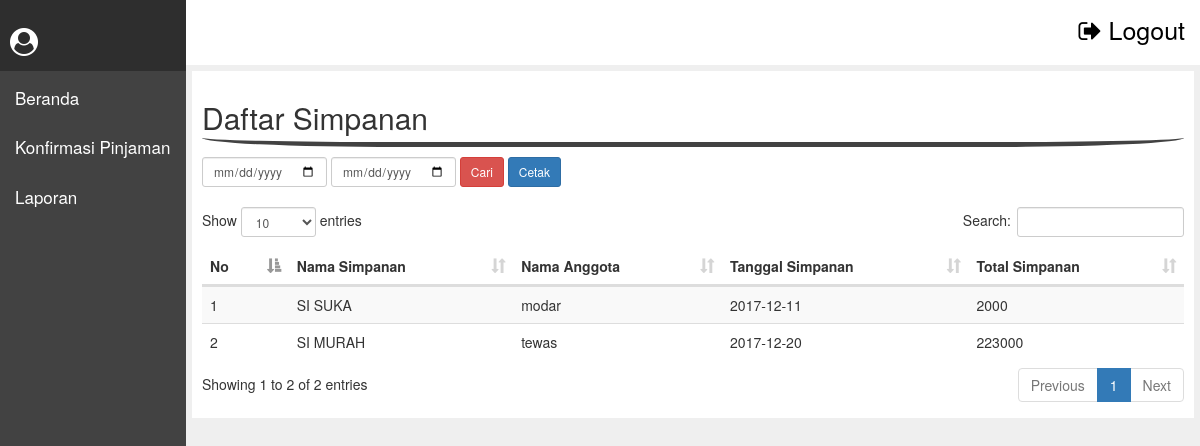
Screenshot of /index.php/simpanan/page/lap_simpanan with the database file from the repository.
### tables this page shows
CREATE TABLE `simpanan` (
  `id_simpanan` varchar(50) NOT NULL,
  `id_kategori_simpanan` varchar(50) NOT NULL,
  `id_anggota` varchar(50) NOT NULL,
  `nama_petugas` varchar(50) NOT NULL,
  `tgl_simpanan` date NOT NULL,
  `total_simpanan` varchar(50) NOT NULL
);

CREATE TABLE `kategori_simpanan` (
  `id_kategori_simpanan` varchar(50) NOT NULL,
  `nama_kategori_simpanan` varchar(50) NOT NULL
);

CREATE TABLE `anggota` (
  `id_anggota` varchar(50) NOT NULL,
  `nama` varchar(50) NOT NULL,
  `alamat` text NOT NULL,
  `tgl_lahir` date NOT NULL,
  `jenis_kelamin` varchar(50) NOT NULL,
  `status` varchar(50) NOT NULL,
  `no_tlp` varchar(50) NOT NULL,
  `keterangan` text NOT NULL
);

### application/controllers/simpanan.php (called while the page is built, shortened)
<?php
	class Simpanan extends CI_Controller{
		function __construct(){
			$this->load->model('model_simpanan');
		}
		function page(){
			$page = $this->uri->segment(3);
			$data['page'] = $page;
			$data['folder'] = "simpanan/";
			if($page == 'simpanan'){
				$data['tmp_simpanan'] = $this->model_simpanan->tmp_simpanan()->result();
				$this->load->view('index',$data);
			}else if($page == 'kategori_simpanan'){
				$data['tmp_kategori_simpanan'] = $this->model_simpanan->tmp_kategori_simpanan()->result();
				$this->load->view('index',$data);
			}else if($page == 'lap_simpanan'){
				$awal = $this->input->post('awal');
				$akhir = $this->input->post('akhir');
				if(!empty($awal)){
					$data['tmp_simpanan']=$this->model_simpanan->cari_tanggal("WHERE simpanan.tgl_simpanan BETWEEN '$awal' AND '$akhir'")->result();
				}else{
					$data['tmp_simpanan'] = $this->model_simpanan->tmp_simpanan()->result();
				}
				$this->load->view('index',$data);
			}else{
				$this->load->view('index',$data);
			}
		}
}
?>

### index.php (called while the page is built, shortened)
<?php
require_once BASEPATH.'core/CodeIgniter.php';

### application/models/model_simpanan.php (called while the page is built, shortened)
<?php
	class model_simpanan extends CI_Model{
		function tmp_simpanan(){
			return $this->db->query("SELECT * FROM simpanan INNER JOIN anggota ON simpanan.id_anggota = anggota.id_anggota INNER JOIN kategori_simpanan ON simpanan.id_kategori_simpanan = kategori_simpanan.id_kategori_simpanan");
		}
	}
?>

### application/views/content/simpanan/lap_simpanan.php (the view, shortened to what this page needs)
<h2>Daftar Simpanan</h2>
<div class="form-inline">
	<?php echo form_open('simpanan/page/lap_simpanan') ?>
	<div class="form-group">
		<input type="date" class="form-control input-sm" id="tgl_awal" value="<?php echo $this->input->post('awal'); ?>"  name="awal">
	</div>
	<div class="form-group">
		<input type="date" id="tgl_akhir" class="form-control input-sm" value="<?php echo $this->input->post('akhir'); ?>"  name="akhir">
	</div>
	<input name="cari" type="submit" value="Cari" class="btn btn-danger btn-sm">
	<input type="button" value="Cetak" class="btn btn-primary btn-sm" onclick="cetak_lap()">
	<?php echo form_close() ?>
</div><br>
<div class="table-responsive">
	<table class="table table-striped table-sm" id="table">
		<thead>
			<tr>
				<th>No</th>
				<th>Nama Simpanan</th>
				<th>Nama Anggota</th>
				<th>Tanggal Simpanan</th>
				<th>Total Simpanan</th>
			</tr>
		</thead>
		<tbody>
			<?php
				$no = 0;
				foreach ($tmp_simpanan as $data) {$no++;
				 ?>
			<tr>
				 <td><?php echo $no; ?></td>
				 <td><?php echo $data->nama_kategori_simpanan ?></td>
				 <td><?php echo $data->nama ?></td>
				 <td><?php echo $data->tgl_simpanan; ?></td>
				 <td><?php echo $data->total_simpanan ?></td>
			</tr>
			<?php } ?>
		</tbody>
	</table>
</div>

### rows the page displays
simpanan: id_kategori_simpanan.nama_kategori_simpanan "SI SUKA", id_anggota.nama "modar", tgl_simpanan "2017-12-11", total_simpanan "2000"
simpanan: id_kategori_simpanan.nama_kategori_simpanan "SI MURAH", id_anggota.nama "tewas", tgl_simpanan "2017-12-20", total_simpanan "223000"
